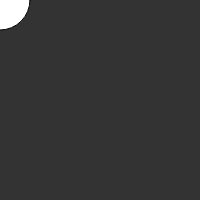
Frame 1 (no input)
Frame 60 (no input): identical to frame 1, image omitted
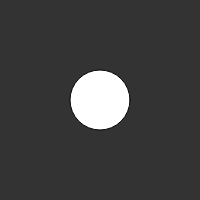
Frame 120 (the mouse pressed at the canvas centre since frame 60)

The p5.js sketch that drew these frames (run headless with seeded random() and noise() and a simulated clock; from frame 60 on, the mouse is pressed at the canvas centre):

// p5.js sketch
// ── sketch.js
function setup() {
  createCanvas(200, 200);
}

function draw() {
    background(51);
    ellipse(mouseX, mouseY, 60, 60);
}

// ── artist.html
<!DOCTYPE html>
<html>
  <head>
    <meta charset="utf-8">
    <title></title>
    <script language="javascript" type="text/javascript" src=".\client\views\p5.js"></script>
 <script language="javascript" src=".\libraries\p5.dom.js"></script>
 <script language="javascript" type="text/javascript" src="sketch.js"></script>
  </head>
  <body>
<h3> sketch page </h3>
  </body>
</html>
